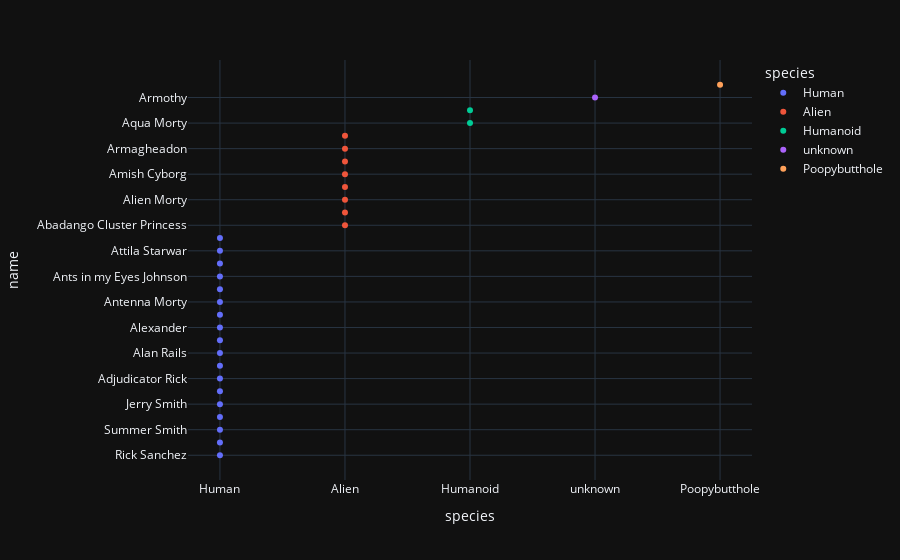

Here is the notebook cell this chart was saved with:
### Code cell
fig = px.scatter(df.head(30), x="species", y="name", color="species", template= 'plotly_dark')
fig.show()

### Figure 1 — Plotly figure (JSON) as saved in the notebook; plotly's stock layout.template omitted (floating-point values rounded to 4 significant figures)
{"data": [{"hovertemplate": "species=%{x}<br>name=%{y}<extra></extra>", "legendgroup": "Human", "marker": {"color": "#636efa", "symbol": "circle"}, "mode": "markers", "name": "Human", "orientation": "v", "showlegend": true, "type": "scatter", "x": ["Human", "Human", "Human", "Human", "Human", "Human", "Human", "Human", "Human", "Human", "Human", "Human", "Human", "Human", "Human", "Human", "Human", "Human"], "xaxis": "x", "y": ["Rick Sanchez", "Morty Smith", "Summer Smith", "Beth Smith", "Jerry Smith", "Abradolf Lincler", "Adjudicator Rick", "Agency Director", "Alan Rails", "Albert Einstein", "Alexander", "Annie", "Antenna Morty", "Antenna Rick", "Ants in my Eyes Johnson", "Artist Morty", "Attila Starwar", "Baby Legs"], "yaxis": "y"}, {"hovertemplate": "species=%{x}<br>name=%{y}<extra></extra>", "legendgroup": "Alien", "marker": {"color": "#EF553B", "symbol": "circle"}, "mode": "markers", "name": "Alien", "orientation": "v", "showlegend": true, "type": "scatter", "x": ["Alien", "Alien", "Alien", "Alien", "Alien", "Alien", "Alien", "Alien"], "xaxis": "x", "y": ["Abadango Cluster Princess", "Alien Googah", "Alien Morty", "Alien Rick", "Amish Cyborg", "Arcade Alien", "Armagheadon", "Arthricia"], "yaxis": "y"}, {"hovertemplate": "species=%{x}<br>name=%{y}<extra></extra>", "legendgroup": "Humanoid", "marker": {"color": "#00cc96", "symbol": "circle"}, "mode": "markers", "name": "Humanoid", "orientation": "v", "showlegend": true, "type": "scatter", "x": ["Humanoid", "Humanoid"], "xaxis": "x", "y": ["Aqua Morty", "Aqua Rick"], "yaxis": "y"}, {"hovertemplate": "species=%{x}<br>name=%{y}<extra></extra>", "legendgroup": "unknown", "marker": {"color": "#ab63fa", "symbol": "circle"}, "mode": "markers", "name": "unknown", "orientation": "v", "showlegend": true, "type": "scatter", "x": ["unknown"], "xaxis": "x", "y": ["Armothy"], "yaxis": "y"}, {"hovertemplate": "species=%{x}<br>name=%{y}<extra></extra>", "legendgroup": "Poopybutthole", "marker": {"color": "#FFA15A", "symbol": "circle"}, "mode": "markers", "name": "Poopybutthole", "orientation": "v", "showlegend": true, "type": "scatter", "x": ["Poopybutthole"], "xaxis": "x", "y": ["Baby Poopybutthole"], "yaxis": "y"}], "layout": {"legend": {"title": {"text": "species"}, "tracegroupgap": 0}, "margin": {"t": 60}, "xaxis": {"anchor": "y", "categoryarray": ["Human", "Alien", "Humanoid", "unknown", "Poopybutthole"], "categoryorder": "array", "domain": [0, 1], "title": {"text": "species"}}, "yaxis": {"anchor": "x", "domain": [0, 1], "title": {"text": "name"}}}}
